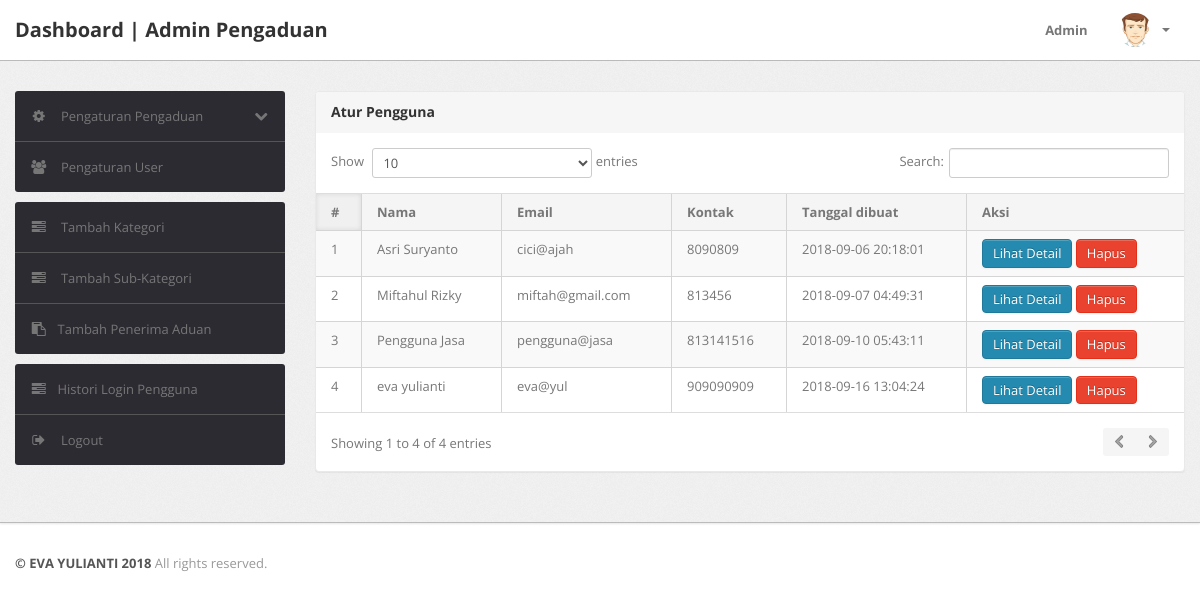
The page /admin/manage-users.php (signed in) on the database its author committed.
### tables this page shows
CREATE TABLE IF NOT EXISTS `users` (
  `id` int(11) NOT NULL AUTO_INCREMENT,
  `fullName` varchar(255) DEFAULT NULL,
  `userEmail` varchar(255) DEFAULT NULL,
  `password` varchar(255) DEFAULT NULL,
  `contactNo` bigint(11) DEFAULT NULL,
  `address` tinytext,
  `State` varchar(255) DEFAULT NULL,
  `country` varchar(255) DEFAULT NULL,
  `pincode` int(6) DEFAULT NULL,
  `userImage` varchar(255) DEFAULT NULL,
  `regDate` timestamp NOT NULL DEFAULT CURRENT_TIMESTAMP,
  `updationDate` timestamp NOT NULL DEFAULT '0000-00-00 00:00:00' ON UPDATE CURRENT_TIMESTAMP,
  `status` int(1) NOT NULL,
  PRIMARY KEY (`id`)
);

### admin/manage-users.php (the view, shortened to what this page needs)
<?php
include('include/config.php');
if(strlen($_SESSION['alogin'])==0)
	{
header('location:index.php');
}
else{
?>
<!DOCTYPE html>
<html lang="en">
<head>
	<link type="text/css" href="bootstrap/css/bootstrap.min.css" rel="stylesheet">
	<link type="text/css" href="bootstrap/css/bootstrap-responsive.min.css" rel="stylesheet">
	<link type="text/css" href="css/theme.css" rel="stylesheet">
	<link type="text/css" href="images/icons/css/font-awesome.css" rel="stylesheet">
</head>
<body>
<?php include('include/header.php');?>
	<div class="wrapper">
		<div class="container">
			<div class="row">
<?php include('include/sidebar.php');?>
			<div class="span9">
					<div class="content">
	<div class="module">
							<div class="module-head">
								<h3>Atur Pengguna</h3>
							</div>
							<div class="module-body table">
								<table cellpadding="0" cellspacing="0" border="0" class="datatable-1 table table-bordered table-striped	 display" width="100%">
									<thead>
										<tr>
											<th>#</th>
											<th>Nama</th>
											<th>Email </th>
											<th>Kontak</th>
											<th>Tanggal dibuat </th>
											<th>Aksi</th>
										</tr>
									</thead>
									<tbody>
<?php $query=mysqli_query($con,"select * from users");
$cnt=1;
while($row=mysqli_fetch_array($query))
{
?>
										<tr>
											<td><?php echo htmlentities($cnt);?></td>
											<td><?php echo htmlentities($row['fullName']);?></td>
											<td><?php echo htmlentities($row['userEmail']);?></td>
											<td> <?php echo htmlentities($row['contactNo']);?></td>
											<td><?php echo htmlentities($row['regDate']);?></td>
<td><a href="javascript:void(0);" onClick="popUpWindow('http://localhost/eva/admin/userprofile.php?uid=<?php echo htmlentities($row['id']);?>');" title="View Details">
<button type="button" class="btn btn-primary">Lihat Detail</button>
											</a>
<a href="manage-users.php?uid=<?php echo htmlentities($row['id']);?>&&action=del" title="Delete" onClick="return confirm('Do you really want to delete ?')">
<button type="button" class="btn btn-danger">Hapus</button></a>
										</td>
										<?php $cnt=$cnt+1; } ?>
								</table>
							</div>
						</div>
					</div>
				</div>
			</div>
		</div>
	</div>
<?php include('include/footer.php');?>
</body>
<?php } ?>

### rows shown on the page
users: fullName "Asri Suryanto", userEmail "cici@ajah", contactNo "8090809", regDate "2018-09-06 20:18:01"
users: fullName "Miftahul Rizky", userEmail "miftah@gmail.com", contactNo "813456", regDate "2018-09-07 04:49:31"
users: fullName "Pengguna Jasa", userEmail "pengguna@jasa", contactNo "813141516", regDate "2018-09-10 05:43:11"
users: fullName "eva yulianti", userEmail "eva@yul", contactNo "909090909", regDate "2018-09-16 13:04:24"
